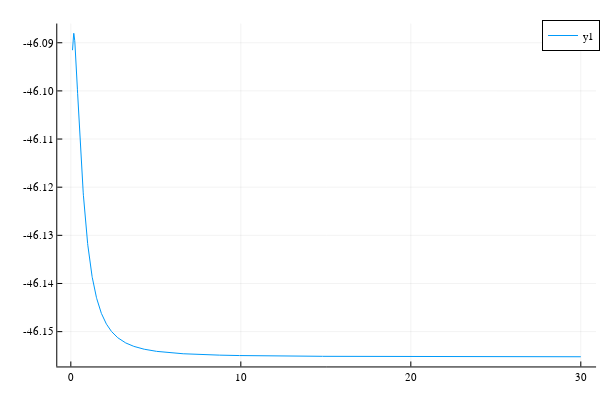

This figure's notebook cell:
### Code cell
plot(hypers, log_likelihoods)

### Figure 1 — Plotly figure (JSON) as saved in the notebook; plotly's stock layout.template omitted (floating-point values rounded to 4 significant figures; data arrays with more than 128 entries replaced by an {"elided": "..."} marker saying what was removed)
{"data": [{"colorbar": {"len": 0.9525, "title": {"text": ""}, "x": 0.9934, "y": 0.5139}, "legendgroup": "y1", "line": {"color": "rgba(0, 154, 250, 1.000)", "dash": "solid", "shape": "linear", "width": 1}, "mode": "lines", "name": "y1", "showlegend": true, "type": "scatter", "x": {"elided": "2991 float values"}, "xaxis": "x", "y": {"elided": "2991 float values"}, "yaxis": "y"}], "layout": {"annotations": [], "height": 400, "legend": {"bgcolor": "rgba(255, 255, 255, 1.000)", "bordercolor": "rgba(0, 0, 0, 1)", "borderwidth": 1, "font": {"color": "rgba(0, 0, 0, 1)", "family": "sans-serif", "size": 11}, "title": {"font": {"color": "rgba(0, 0, 0, 1)", "family": "sans-serif", "size": 15}, "text": ""}, "tracegroupgap": 0, "traceorder": "normal", "x": 1, "xanchor": "auto", "y": 1, "yanchor": "auto"}, "margin": {"b": 20, "l": 0, "r": 0, "t": 20}, "paper_bgcolor": "rgba(255, 255, 255, 1.000)", "plot_bgcolor": "rgba(255, 255, 255, 1.000)", "showlegend": true, "width": 600, "xaxis": {"anchor": "y", "domain": [0.09545, 0.9934], "gridcolor": "rgba(0, 0, 0, 0.1)", "gridwidth": 0.5, "linecolor": "rgba(0, 0, 0, 1)", "mirror": false, "range": [-0.797, 30.9], "showgrid": true, "showline": true, "showticklabels": true, "tickangle": 0, "tickcolor": "rgb(0, 0, 0)", "tickfont": {"color": "rgba(0, 0, 0, 1)", "family": "sans-serif", "size": 11}, "tickmode": "array", "ticks": "inside", "ticktext": ["0", "10", "20", "30"], "tickvals": [0, 10, 20, 30], "title": {"font": {"color": "rgba(0, 0, 0, 1)", "family": "sans-serif", "size": 15}, "text": ""}, "type": "linear", "visible": true, "zeroline": false, "zerolinecolor": "rgba(0, 0, 0, 1)"}, "yaxis": {"anchor": "x", "domain": [0.03762, 0.9902], "gridcolor": "rgba(0, 0, 0, 0.1)", "gridwidth": 0.5, "linecolor": "rgba(0, 0, 0, 1)", "mirror": false, "range": [-46.16, -46.09], "showgrid": true, "showline": true, "showticklabels": true, "tickangle": 0, "tickcolor": "rgb(0, 0, 0)", "tickfont": {"color": "rgba(0, 0, 0, 1)", "family": "sans-serif", "size": 11}, "tickmode": "array", "ticks": "inside", "ticktext": ["-46.15", "-46.14", "-46.13", "-46.12", "-46.11", "-46.10", "-46.09"], "tickvals": [-46.15, -46.14, -46.13, -46.12, -46.11, -46.1, -46.09], "title": {"font": {"color": "rgba(0, 0, 0, 1)", "family": "sans-serif", "size": 15}, "text": ""}, "type": "linear", "visible": true, "zeroline": false, "zerolinecolor": "rgba(0, 0, 0, 1)"}}}
